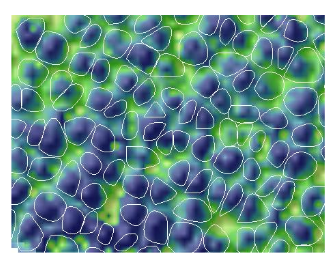
#> input picture py_tree_delim/ex.png, 335 x 271 px
$ python sobel.py
#> lines starting #> are read from the running program, lines starting #| are printed output that depends on the picture
#> further down, input_im is the input picture: shape (271, 335, 3); mean R, G, B 114.4, 152, 147.6
# given input image path, create a new image (and return the image)
# with the edges

import numpy as np
import imageio
import os
import PIL as pil
import sys

def make_gray(input_im):
    # make int8 so averaging does not overflow
    input_im = np.float64(input_im)

    # get dimensions
    xleng = np.shape(input_im)[0]
#> xleng = 271
    yleng = np.shape(input_im)[1]
#> yleng = 335

    # creat output 1d array, populated w 0
    out_im = np.zeros((xleng, yleng, 1))

    # make black and white using averages
    out_im[:,:,0] = (input_im[:,:,0] + input_im[:,:,1] + input_im[:,:,2]) / 3
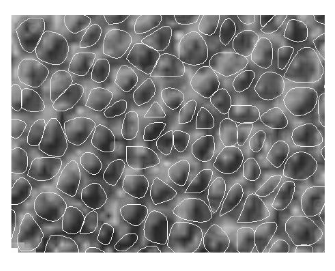
#> out_im: shape (271, 335, 1) float64; min 23.67, max 255, mean 138

    # make uint8
    out_im = np.uint8(out_im)

    return out_im

input_im_name = "ex.png"
input_im_path = os.path.join("home","ian","Pictures",input_im_name)
this_path = sys.path[0]

input_im = imageio.imread(input_im_name)

# check if image is a 3d RGB, if not exit
if (np.shape(input_im)[2] != 3):
    print("input image is not 3 dimensional (RGB), exiting")
    exit(0)

gray = make_gray(input_im)
print(gray)
#> (printed output is left out)

#> (the run stopped early here; a loop or call above may not have finished)
